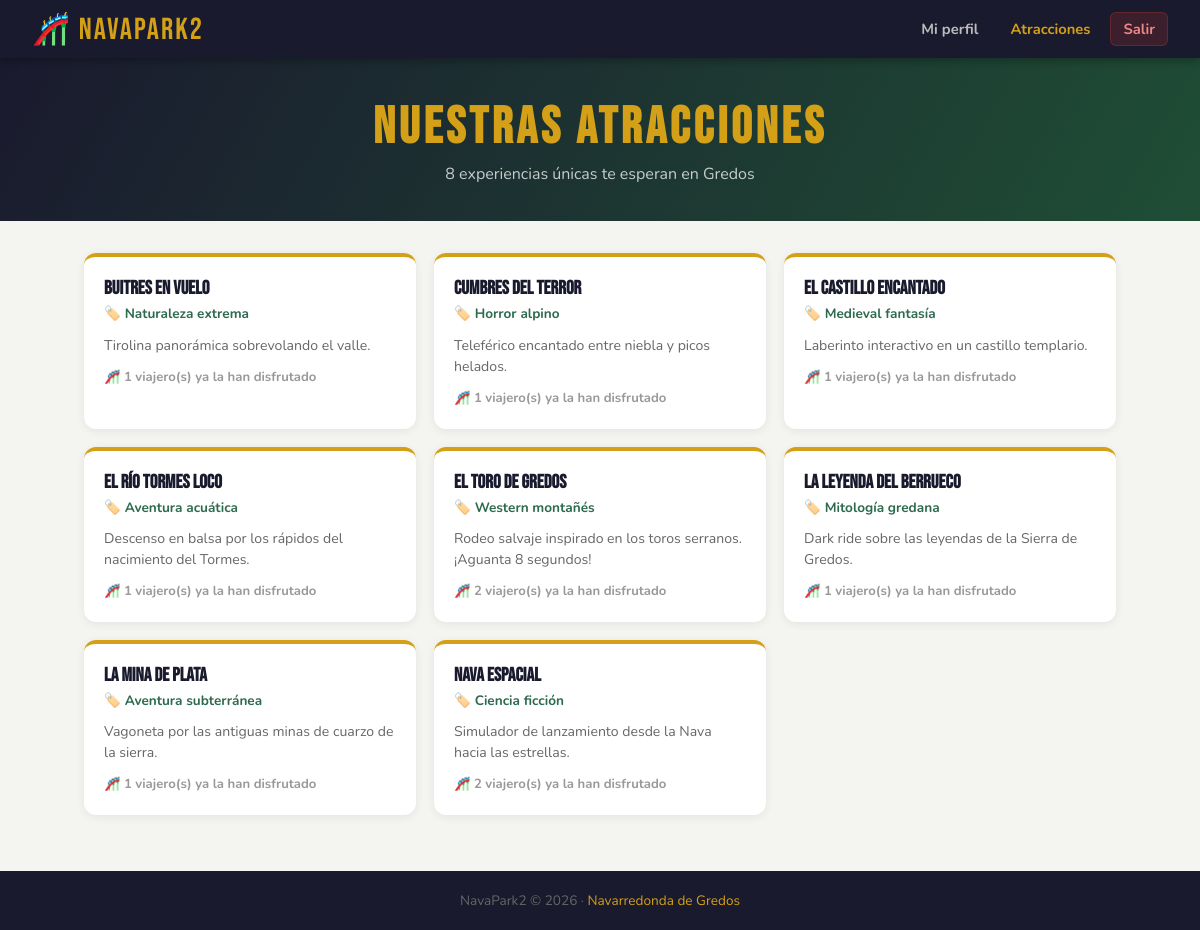
Page /cliente/atracciones.php (signed in) on the committed database.
### tables this page shows
CREATE TABLE atracciones (
  id          INT AUTO_INCREMENT PRIMARY KEY,
  nombre      VARCHAR(150) NOT NULL,
  tematica    VARCHAR(200) NOT NULL,
  descripcion TEXT,
  activa      TINYINT(1) NOT NULL DEFAULT 1,
  created_at  TIMESTAMP DEFAULT CURRENT_TIMESTAMP
);

### includes/auth.php (called while the page is built, shortened)
<?php
function h(string $s): string {
    return htmlspecialchars($s, ENT_QUOTES, 'UTF-8');
}

### cliente/atracciones.php (the view, shortened to what this page needs)
<?php
require_once '../includes/db.php';
require_once '../includes/auth.php';
$atracciones = $pdo->query("
    SELECT a.*, COUNT(v.id) AS total_viajes
    FROM atracciones a
    LEFT JOIN viajes v ON v.atraccion_id = a.id
    WHERE a.activa = 1
    GROUP BY a.id
    ORDER BY a.nombre
")->fetchAll();
?>
<!DOCTYPE html>
<html lang="es">
<head>
  <link rel="stylesheet" href="../css/style.css">
</head>
<body>
<nav>
  <a href="perfil.php" class="logo">🎢 NavaPark2</a>
  <div class="nav-links">
    <a href="perfil.php">Mi perfil</a>
    <a href="atracciones.php" class="active">Atracciones</a>
    <a href="../logout.php" class="btn-salir">Salir</a>
  </div>
</nav>
<div class="hero">
  <h1>Nuestras Atracciones</h1>
  <p><?= count($atracciones) ?> experiencias únicas te esperan en Gredos</p>
</div>
<div class="container">
  <div class="grid-cards">
    <?php foreach ($atracciones as $a): ?>
    <div class="atraccion-card">
      <h3><?= h($a['nombre']) ?></h3>
      <p class="tematica">🏷️ <?= h($a['tematica']) ?></p>
      <p><?= h($a['descripcion']) ?></p>
      <p class="viajeros">🎢 <?= (int)$a['total_viajes'] ?> viajero(s) ya la han disfrutado</p>
    </div>
    <?php endforeach; ?>
  </div>
</div>
<footer>NavaPark2 &copy; <?= date('Y') ?> · <span>Navarredonda de Gredos</span></footer>
</body>
</html>

### css/style.css (style rules this page uses)
:root { --verde: #2d6a4f; --verde-cl: #52b788; --dorado: #d4a017; --oscuro: #1a1a2e; --rojo: #c0392b; --gris-bg: #f4f5f0; --blanco: #ffffff; }
*, *::before, *::after { box-sizing: border-box; margin: 0; padding: 0; }
body { font-family: 'Nunito', sans-serif; background: var(--gris-bg); color: #222; min-height: 100vh; }
nav { background: var(--oscuro); padding: 0 32px; height: 58px; display: flex; align-items: center; justify-content: space-between; box-shadow: 0 2px 10px rgba(0,0,0,.35); position: sticky; top: 0; z-index: 100; }
nav .logo { font-family: 'Bebas Neue', cursive; font-size: 1.9rem; color: var(--dorado); letter-spacing: 2px; text-decoration: none; }
nav .nav-links { display: flex; align-items: center; gap: 8px; }
nav .nav-links a { color: #bbb; text-decoration: none; padding: 6px 12px; border-radius: 6px; font-weight: 700; font-size: .92rem; transition: background .15s, color .15s; }
nav .nav-links a.active { color: var(--dorado); }
nav .nav-links .btn-salir { background: rgba(192,57,43,.2); color: #e88; border: 1px solid rgba(192,57,43,.3); }
.hero { background: linear-gradient(120deg, var(--oscuro) 0%, #1f4e35 100%); color: #fff; padding: 44px 32px 36px; text-align: center; }
.hero h1 { font-family: 'Bebas Neue', cursive; font-size: 3.2rem; color: var(--dorado); letter-spacing: 4px; line-height: 1; }
.hero p { margin-top: 10px; font-size: 1rem; opacity: .75; }
.container { max-width: 1080px; margin: 32px auto; padding: 0 24px; }
.grid-cards { display: grid; grid-template-columns: repeat(auto-fill, minmax(250px, 1fr)); gap: 18px; }
.atraccion-card { background: var(--blanco); border-radius: 12px; padding: 20px; box-shadow: 0 2px 10px rgba(0,0,0,.07); border-top: 4px solid var(--dorado); transition: transform .2s, box-shadow .2s; }
.atraccion-card h3 { font-family: 'Bebas Neue', cursive; font-size: 1.2rem; color: var(--oscuro); margin-bottom: 4px; }
.atraccion-card .tematica { color: var(--verde); font-weight: 700; font-size: .85rem; margin-bottom: 10px; }
.atraccion-card p { font-size: .88rem; color: #666; line-height: 1.5; }
.atraccion-card .viajeros { margin-top: 12px; font-size: .82rem; color: #999; font-weight: 700; }
footer { background: var(--oscuro); color: #666; text-align: center; padding: 20px; font-size: .85rem; margin-top: 56px; }
footer span { color: var(--dorado); }

### rows in the picture
atracciones: nombre "Buitres en Vuelo", tematica "Naturaleza extrema", descripcion "Tirolina panorámica sobrevolando el valle.", total_viajes "1"
atracciones: nombre "Cumbres del Terror", tematica "Horror alpino", descripcion "Teleférico encantado entre niebla y picos helados.", total_viajes "1"
atracciones: nombre "El Castillo Encantado", tematica "Medieval fantasía", descripcion "Laberinto interactivo en un castillo templario.", total_viajes "1"
atracciones: nombre "El Río Tormes Loco", tematica "Aventura acuática", descripcion "Descenso en balsa por los rápidos del nacimiento del Tormes.", total_viajes "1"
atracciones: nombre "El Toro de Gredos", tematica "Western montañés", descripcion "Rodeo salvaje inspirado en los toros serranos. ¡Aguanta 8 segundos!", total_viajes "2"
atracciones: nombre "La Leyenda del Berrueco", tematica "Mitología gredana", descripcion "Dark ride sobre las leyendas de la Sierra de Gredos.", total_viajes "1"
atracciones: nombre "La Mina de Plata", tematica "Aventura subterránea", descripcion "Vagoneta por las antiguas minas de cuarzo de la sierra.", total_viajes "1"
atracciones: nombre "Nava Espacial", tematica "Ciencia ficción", descripcion "Simulador de lanzamiento desde la Nava hacia las estrellas.", total_viajes "2"

### other values in the picture
count($atracciones) "8"
